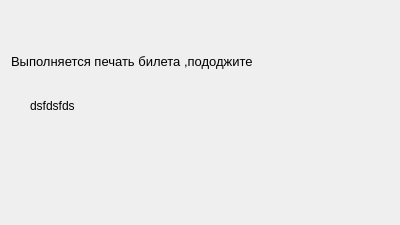
<?xml version="1.0" encoding="UTF-8"?>
<ui version="4.0">
 <class>PrintTicket</class>
 <widget class="QDialog" name="PrintTicket">
  <property name="geometry">
   <rect>
    <x>0</x>
    <y>0</y>
    <width>400</width>
    <height>225</height>
   </rect>
  </property>
  <property name="windowTitle">
   <string>Dialog</string>
  </property>
  <widget class="QLabel" name="animation">
   <property name="geometry">
    <rect>
     <x>30</x>
     <y>90</y>
     <width>371</width>
     <height>31</height>
    </rect>
   </property>
   <property name="text">
    <string>dsfdsfds</string>
   </property>
  </widget>
  <widget class="QLabel" name="label_2">
   <property name="geometry">
    <rect>
     <x>11</x>
     <y>51</y>
     <width>316</width>
     <height>21</height>
    </rect>
   </property>
   <property name="font">
    <font>
     <pointsize>10</pointsize>
    </font>
   </property>
   <property name="text">
    <string>Выполняется печать билета ,пододжите</string>
   </property>
  </widget>
 </widget>
 <resources/>
 <connections/>
</ui>
